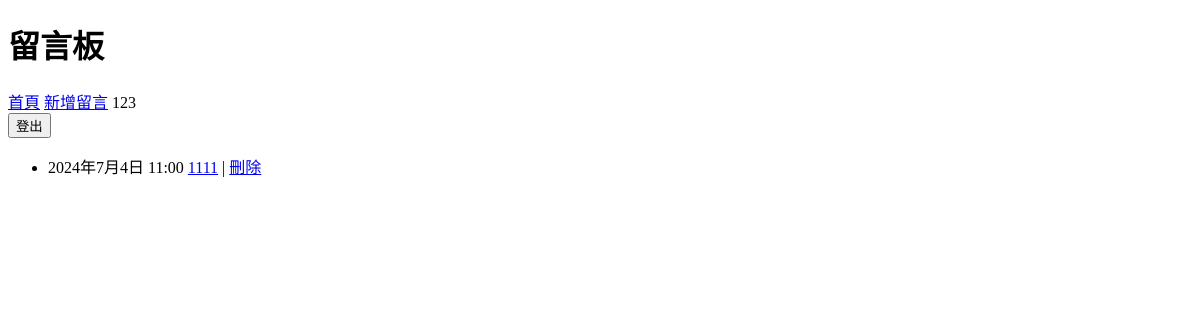
Page /message/ (signed in) on the earlier database version.
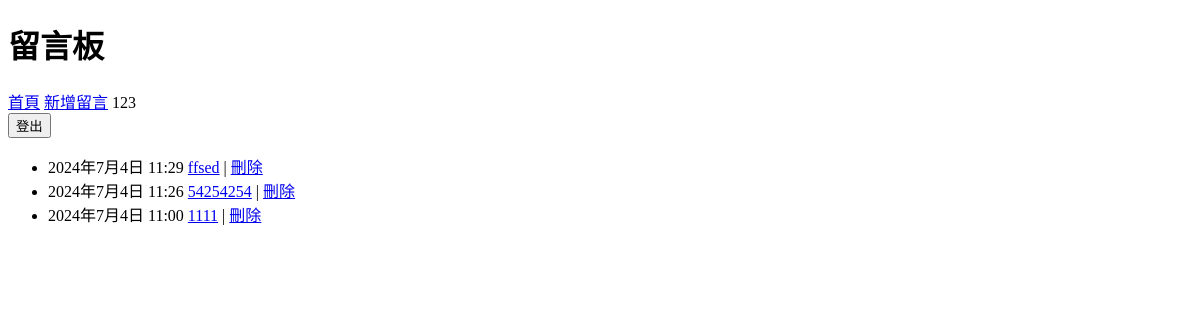
Same page on the later database version.
### web/models.py (models this page shows, shortened)
class Message(models.Model):
    user = models.CharField('姓名',max_length=10000000)
    subject = models.CharField('主題',max_length=10000000)
    content = models.TextField('內容')
    created = models.DateTimeField('留言時間',auto_now_add=True)

### web/views.py (the view)
# urls.py: path('', MessageList.as_view(), name='msg_list'),#空路徑(/message) 留言列表
class MessageList(ListView):
    model = Message
    ordering = ['-id'] #以id值反向排序

### web/templates/web/message_list.html
{% extends "base.html" %}
{% block content %}
<ul>
  {% for msg in message_list %}
  <li>
    {{ msg.created }}
    <a href="{% url 'msg_view' msg.id %}">{{ msg.subject }}</a>
    {% if user.is_authenticated %}
      | <a href="{% url 'msg_delete' msg.id %}">刪除</a>
    {% endif %}
  </li>
  {% endfor %}
</ul>
{% endblock %}

### web/templates/base.html (shortened to what this page needs)
<!DOCTYPE html>
<html lang="zh-hant">
<head>
</head>
<body>
  <h1>留言板</h1>
  <div>
    <a href="/">首頁</a>
    <a href="{% url 'msg_create' %}">新增留言</a>
    {% if user.is_authenticated %}
      {{ user.username }}
      <form action="{% url 'logout' %}" method="post">
        <button type="submit">登出</button>
      </form>
    {% else %}
      <a href="{% url 'login' %}">登入</a>
    {% endif %}
  </div>
  <div>{% block content %}{% endblock %}</div>
</body>
</html>

Differences in the rows shown:
added Message: created "2024年7月4日 11:29", subject "ffsed"
added Message: created "2024年7月4日 11:26", subject "54254254"
